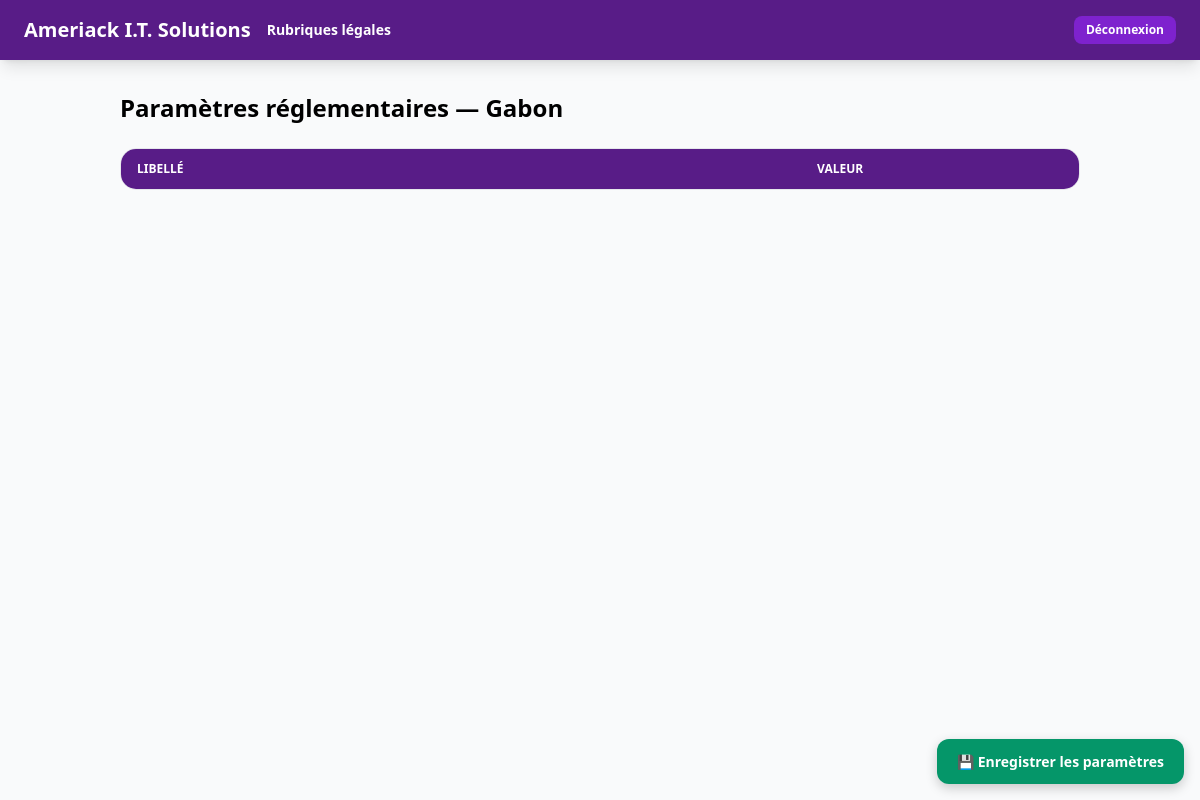
/parametres-paie (signed in), run on an earlier commit of the app's database.
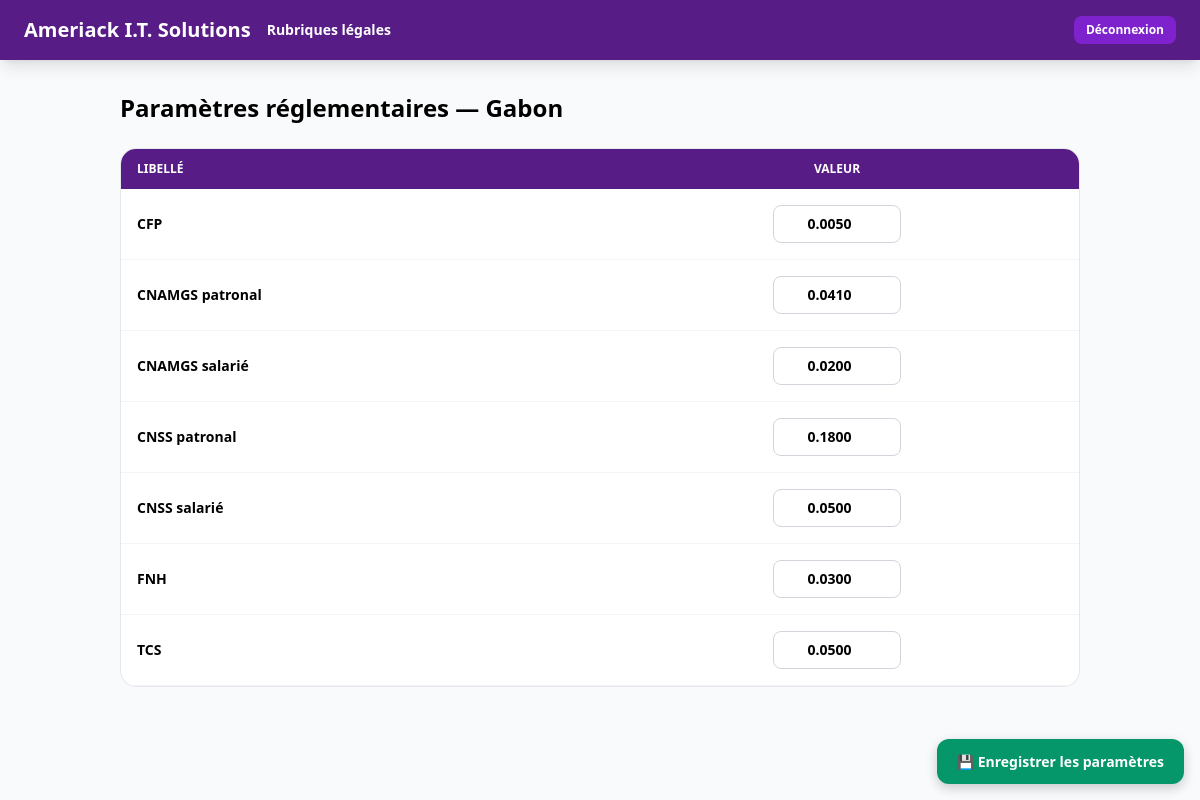
And on a later commit of the database.
### models.py (models this page shows, shortened)
class ParametrePaie(db.Model):
    __tablename__ = "parametres_paie"
    id = db.Column(
        db.Integer,
        primary_key=True
    )
    code = db.Column(
        db.String(50),
        unique=True,
        nullable=False
    )
    libelle = db.Column(
        db.String(100),
        nullable=False
    )
    valeur = db.Column(
        db.Numeric(10,4),
        nullable=False
    )
    actif = db.Column(
        db.Boolean,
        default=True
    )

### app.py (the view, shortened to what this page needs)
@app.route("/parametres-paie", methods=["GET","POST"])
@login_required
def parametres_paie():
    if not current_user.is_super_admin:
        abort(403)
    params = ParametrePaie.query.order_by(
        ParametrePaie.libelle
    ).all()
    return render_template(
        "admin/parametres_paie.html",
        params=params
    )

### app.py (called while the page is built)
@login_manager.user_loader
def load_user(uid): return Utilisateur.query.get(int(uid))

@app.context_processor
def inject_globals(): return {"now":datetime.now(),"enumerate":enumerate}

### models.py (called while the page is built)
    @property
    def is_super_admin(self): return self.role == "SUPER_ADMIN"

### templates/admin/parametres_paie.html (shortened to what this page needs)
<!DOCTYPE html>
<html lang="fr">
<head>
<script src="https://cdn.tailwindcss.com"></script>
</head>
<body class="bg-gray-50 min-h-screen">
<nav class="bg-purple-900 text-white px-6 py-4 flex items-center gap-4 shadow-lg">
<a href="/admin"
class="text-xl font-black">
Ameriack I.T. Solutions
</a>
<a href="/admin/rubriques"
class="text-sm font-bold">
Rubriques légales
</a>
<a href="/logout"
class="ml-auto bg-purple-700 px-3 py-1.5 rounded-lg text-xs font-bold">
Déconnexion
</a>
</nav>
<main class="max-w-5xl mx-auto p-8">
<h1 class="text-2xl font-black mb-6">
Paramètres réglementaires — Gabon
</h1>
<form method="POST">
<div class="bg-white rounded-2xl border border-gray-200 overflow-hidden">
<table class="w-full text-sm">
<thead>
<tr class="bg-purple-900 text-white text-xs uppercase">
<th class="px-4 py-3 text-left">
Libellé
</th>
<th class="px-4 py-3 text-center">
Valeur
</th>
</tr>
</thead>
<tbody>
{% for p in params %}
<tr class="border-b border-gray-100">
<td class="px-4 py-4 font-semibold">
{{p.libelle}}
</td>
<td class="px-4 py-4 text-center">
<input
type="number"
step="0.0001"
name="param_{{p.id}}"
value="{{p.valeur}}"
class="
w-32
text-center
border
border-gray-300
rounded-lg
px-3
py-2
font-bold
">
</td>
</tr>
{% endfor %}
</tbody>
</table>
</div>
<div
style="
position:fixed;
bottom:1rem;
right:1rem;
">
<button
type="submit"
style="
background:#059669;
color:white;
padding:.75rem 1.25rem;
border-radius:.75rem;
font-weight:700;
font-size:.875rem;
border:none;
cursor:pointer;
box-shadow:0 4px 12px rgba(0,0,0,.2);
">
💾 Enregistrer les paramètres
</button>
</div>
</form>
</main>
</body>
</html>

What changed in the data, as far as the page shows it:
added ParametrePaie: libelle "CFP", valeur "0.0050"
added ParametrePaie: libelle "CNAMGS patronal", valeur "0.0410"
added ParametrePaie: libelle "CNAMGS salarié", valeur "0.0200"
added ParametrePaie: libelle "CNSS patronal", valeur "0.1800"
added ParametrePaie: libelle "CNSS salarié", valeur "0.0500"
added ParametrePaie: libelle "FNH", valeur "0.0300"
added ParametrePaie: libelle "TCS", valeur "0.0500"
